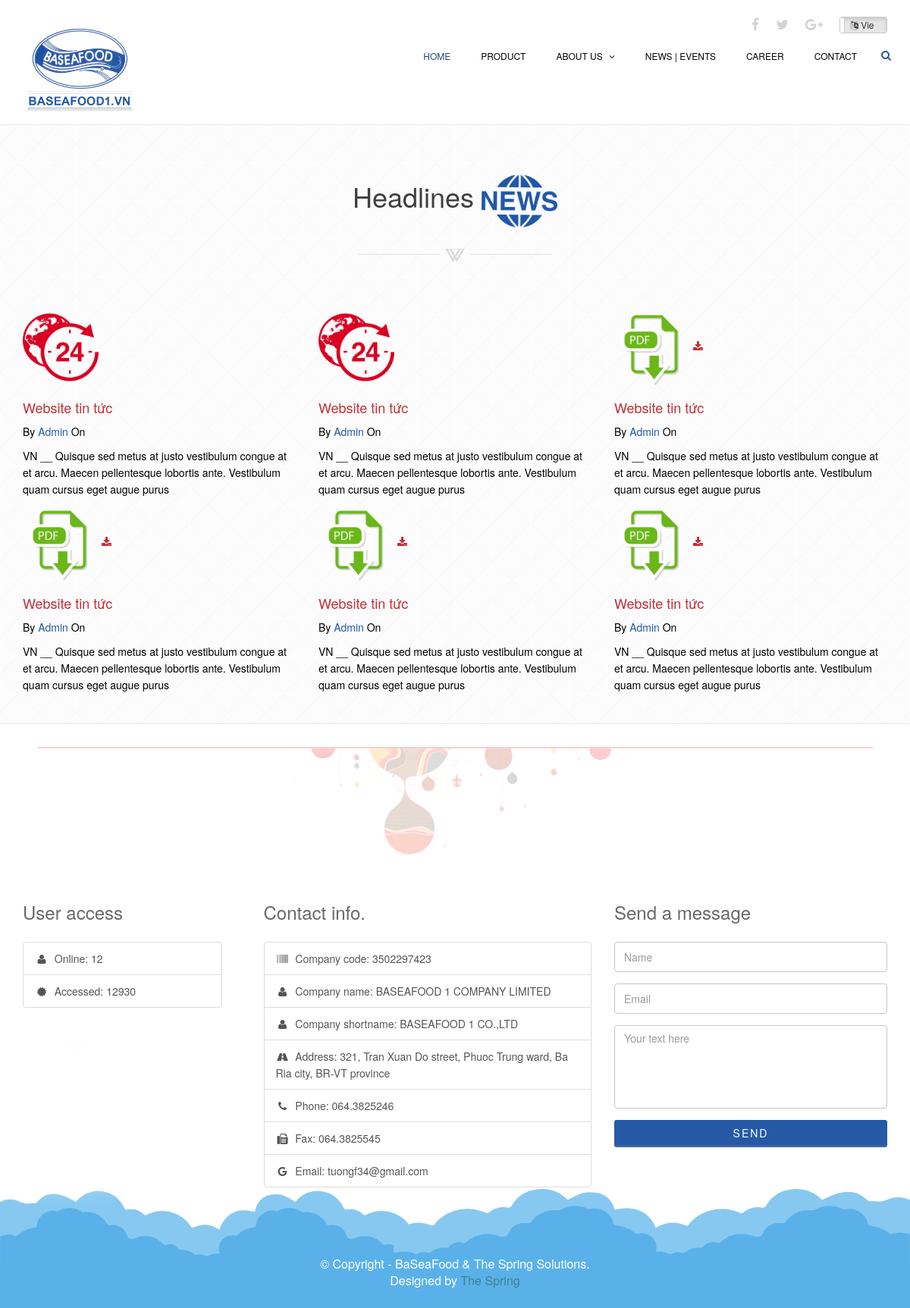
Screenshot of /newsandevents with the database file from the repository.
### tables this page shows
CREATE TABLE `news` (
    `id`                TINYINT       NOT NULL          AUTO_INCREMENT,
    `en_title`          NVARCHAR(100) NOT NULL,
    `vi_title`          NVARCHAR(100) NOT NULL,
    `en_content`        TEXT,
    `vi_content`        TEXT,
    `url_attached_file` NVARCHAR(250),
    `created_date`      DATETIME      NULL,
    `updated_date`      DATETIME      NULL,
    PRIMARY KEY (`id`)
);

### webapps/controllers/webapp/news_controller.php (called while the page is built, shortened)
<?php
class News_controller extends CI_Controller
{
    public function index()
    {
        $data['title'] = 'News and Events';
        $this->load->model('news_model');
        $data['news'] = $this->news_model->getAll();
        $this->load->view('pages/webapp/newsandevents', $data);
    }
}

### index.php (called while the page is built, shortened)
<?php
require_once BASEPATH.'core/CodeIgniter.php';

### webapps/models/news_model.php (called while the page is built, shortened)
<?php
class News_Model extends CI_Model
{
    public function getAll()
    {
        $this->db->select("*");
        $this->db->from('news');
        $this->db->order_by("id", "desc");
        $query = $this->db->get();
        return $query->result();
    }
}

### webapps/libraries/utilities.php (called while the page is built, shortened)
<?php
class Utilities
{
    function IsNullOrEmptyString($question){
        return (!isset($question) || trim($question)==='');
    }
}

### webapps/views/components/webapp/news.php (the view, shortened to what this page needs)
<section id="blog" class="blog">
    <div class="container">
        <div class="row">
            <div class="page-header text-center wow fadeInDown" data-wow-delay="0.4s">
                <h1 class="title"><?php echo $this->lang->line('NEWS'); ?>  <img src="<?php echo base_url(); ?>/webresources/images/home/news.png"></h1>
                <div class="devider"></div>
            </div>
        </div>
        <div class="row">
            <?php foreach ($news as $new) { ?>
                <div class="col-md-4 col-sm-6 col-xs-12 wow fadeInDown" data-wow-delay=".3s">
                    <div class="media recent-post">
                        <div class="post-img-wrapper">
                            <div class="post-img-overlay">
                                <img src="<?php echo base_url(); ?>webresources/images/files/<?php
                                if (strpos($new->url_attached_file, 'pdf') !== false) {
                                    echo 'pdf.png';
                                }
                                else {
                                    echo 'news.png';
                                }
                                ?>" alt="blog"/>
                                <?php if (!$this->utilities->IsNullOrEmptyString($new->url_attached_file)) { ?>
                                    <a href="<?php echo $new->url_attached_file ?>">
                                        <i class="fa fa-download news__download"></i>
                                    </a>
                                <?php } ?>
                            </div>
                        </div>
                        <div class="media-body post-body">
                            <h3><a class="news__link" href="<?php echo base_url(); ?>/news-details/view/<?php echo $new->id ?>">
                                    <?php if (strcasecmp($_SESSION["activeLanguage"], "en") == 0) {
                                        echo $new->en_title;
                                    }
                                    else {
                                        echo $new->vi_title;
                                    } ?>
                                </a></h3>
                            <p class="post-meta">
                                <span class="post-meta-author">By <a href="#">Admin</a></span>
                                <span class="date">On <?php echo $new->created_date ?></span>
                            </p>
                            <div class="post-excerpt">
                                <p> <?php if (strcasecmp($_SESSION["activeLanguage"], "en") == 0) {
                                        echo $new->en_content;
                                    }
                                    else {
                                        echo $new->vi_content;
                                    } ?></p>
                            </div>
                        </div>
                    </div>
                </div>
            <?php } ?>
        </div>
    </div>
</section>

### webresources/css/main.css (style rules this page uses)
body { background: #fff; font-size: 14px; line-height: 22px; font-weight: 400; color: #000; }
html { height: 100%; }
a { color: #2559a5; }
a { -webkit-transition: 300ms; -moz-transition: 300ms; -o-transition: 300ms; transition: 300ms; }
h1, h2, h3, h4, h5, h6 { font-weight: 300; }
h1 { color: #686868; }
h3 { font-size: 18px; }
.title { color: #404040; font-weight: 300; }
#blog { position: relative; overflow: hidden; margin: 30px 0; padding: 30px 0; border-top: 1px solid rgba(0, 0, 0, .08); border-bottom: 1px solid rgba(0, 0, 0, .08); background: url('../images/pat-bg.png') repeat; }
#blog img { width: 100px; }
.news__link { color: #C03035; }
.news__download { color: #C03035; }

### webresources/css/modify.css (style rules this page uses)
.devider { width: 100%; height: 23px; background: url('../images/devider.png') no-repeat center center; margin: 5px 0 10px; }
.page-header { margin: 0 0 60px 0; padding: 0; border: none; }

### rows the page displays
news: vi_title "Website tin tức", vi_content "VN __ Quisque sed metus at justo vestibulum congue at et arcu. Maecen pellentesque lobortis ante. Vestibulum quam cursus eget augue purus"
news: vi_title "Website tin tức", vi_content "VN __ Quisque sed metus at justo vestibulum congue at et arcu. Maecen pellentesque lobortis ante. Vestibulum quam cursus eget augue purus"
news: vi_title "Website tin tức", vi_content "VN __ Quisque sed metus at justo vestibulum congue at et arcu. Maecen pellentesque lobortis ante. Vestibulum quam cursus eget augue purus"
news: vi_title "Website tin tức", vi_content "VN __ Quisque sed metus at justo vestibulum congue at et arcu. Maecen pellentesque lobortis ante. Vestibulum quam cursus eget augue purus"
news: vi_title "Website tin tức", vi_content "VN __ Quisque sed metus at justo vestibulum congue at et arcu. Maecen pellentesque lobortis ante. Vestibulum quam cursus eget augue purus"
news: vi_title "Website tin tức", vi_content "VN __ Quisque sed metus at justo vestibulum congue at et arcu. Maecen pellentesque lobortis ante. Vestibulum quam cursus eget augue purus"

### other values shown
$this->lang->line('MENU_HOME') "HOME"
$this->lang->line('MENU_PRODUCT') "PRODUCT"
$this->lang->line('MENU_ABOUT') "ABOUT US"
$this->lang->line('MENU_NEWS_EVENTS') "NEWS | EVENTS"
$this->lang->line('MENU_CAREER') "CAREER"
$this->lang->line('MENU_CONTACT') "CONTACT"
$this->lang->line('NEWS') "Headlines"
$this->lang->line('USER_ACCESS') "User access"
$this->lang->line('ONLINE') "Online"
$this->lang->line('ACCESSED') "Accessed"
$this->lang->line('CONTACT_INFO') "Contact info."
$this->lang->line('COMPANY_CODE') "Company code"
$this->lang->line('COMPANY_CODE_VALUE') "3502297423"
$this->lang->line('COMPANY_NAME') "Company name"
$this->lang->line('COMPANY_NAME_VALUE') "BASEAFOOD 1 COMPANY LIMITED"
